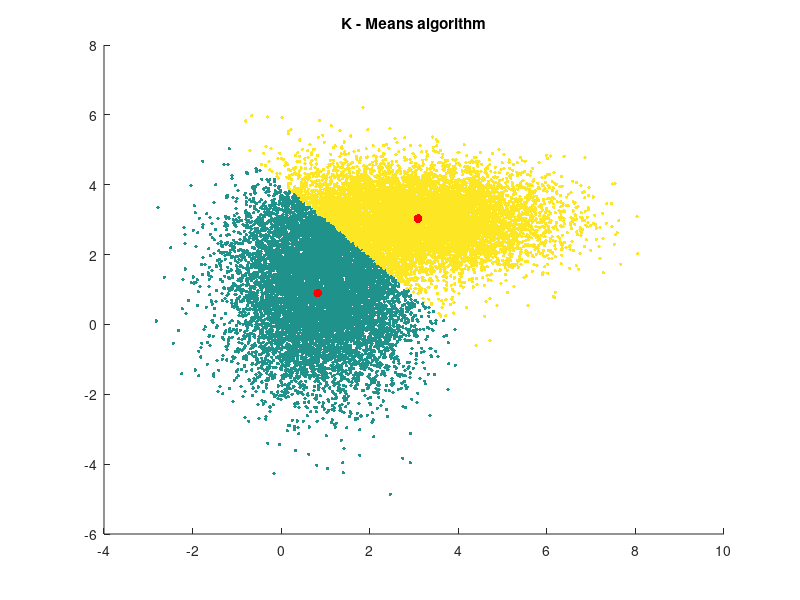

This figure's MATLAB source: (Note: this script raises an error after producing the figure.)
clc
clear all
close all
K=2;% number of clusters
N=20000;
%GMM parameters:
c1=0.5;
c2=0.5;

mu1 = [1 1];          % Mean of the 1st component
sigma1 = [1 0; 0 2]; % Covariance of the 1st component
mu2 = [3 3];        % Mean of the 2nd component
sigma2 = [2 0; 0 0.5];  % Covariance of the 2nd component
%%%% GMM 
r1 = mvnrnd(mu1,sigma1,N*c1);
r2 = mvnrnd(mu2,sigma2,N*c2);

X = [r1; r2];
%  scatter(X(:,1),X(:,2));
% z1=X(1,:);
% z2=X(1500,:);
z1=rand(1,2)*5;
z2=rand(1,2)*5;
t=[ones(N*c1,1); 2*ones(N*c2,1)];
z=[z1;z2];
%cluster dataset using nearest neightbor rule:
for iteration=1:12
    for i=1:N
        for j=1:K
            distance(i,j)=sqrt(sum((X(i,:) - z(j,:)) .^ 2));
        end
    end
    [argvalue, argmin] = min(distance');

    for i=1:K
       z(i,:)= mean(X(argmin==i,:));

    end
%    figure(1)
% scatter(X(:,1),X(:,2),[],argmin,'.');

errorRate = sum(t'~=argmin,2)/N;
errorRate = min(errorRate,1-errorRate);
figure(1)
clf
hold on
scatter(X(:,1),X(:,2),60,argmin,'.');
scatter(z(1,1),z(1,2),40,'r','filled');
scatter(z(2,1),z(2,2),40,'r','filled');
title('K - Means algorithm');
hold off
end
errorRate
%%%%%%%GMM EM alg%%%%%%%
c1_estimated=rand(1);
c2_estimated=1-c1_estimated;
mu1_estimated = rand(1,2)*5;          
sigma1_estimated = eye(2).*rand(2)*5;
mu2_estimated = rand(1,2)*5;       
sigma2_estimated =  eye(2).*rand(2)*5;
for i=1:15
    %E step
    alj=calculate_alj(N,X,c1_estimated,c2_estimated,sigma1_estimated,sigma2_estimated,mu1_estimated,mu2_estimated);
    %M step
    al=sum(alj,1);
    c1_estimated=al(1)/N;
    c2_estimated=al(2)/N;
    mu1_estimated=sum(alj(:,1).*X,1)/al(1);
    mu2_estimated=sum(alj(:,2).*X,1)/al(2);
    sigma1_estimated=(1/al(1))*diag(sum(alj(:,1).*((X-mu1_estimated).^2),1));
    sigma2_estimated=(1/al(2))*diag(sum(alj(:,2).*((X-mu2_estimated).^2),1));
    [~ ,class]= max(alj');
    
   

%plot results
errorRate=sum(t'~=class,2)/N;
errorRate=min(errorRate,1-errorRate);
figure(2)
clf
hold on
scatter(X(:,1),X(:,2),60,class,'.');
scatter(mu1_estimated(1,1),mu1_estimated(1,2),40,'r','filled');
scatter(mu2_estimated(1,1),mu2_estimated(1,2),40,'r','filled');
title('EM algorithm');

mu = [mu1_estimated;mu2_estimated];
sigma = cat(3,diag(sigma1_estimated)',diag(sigma2_estimated)'); % 1-by-2-by-2 array
gm = gmdistribution(mu,sigma);
gmPDF = @(x,y) arrayfun(@(x0,y0) pdf(gm,[x0 y0]),x,y);
fcontour(gmPDF,[-8 6])
hold off
end
errorRate=min(errorRate,1-errorRate)

function p = calculate_p(x,sigma,mu)
    p=(1/sqrt(2*pi))^2 *(det(sigma))^(-0.5) * exp(-0.5*(x-mu)*inv(sigma)*(x-mu)'); 
end
function alj=calculate_alj(N,X,c1_estimated,c2_estimated,sigma1_estimated,sigma2_estimated,mu1_estimated,mu2_estimated)
for i=1:N
    x=X(i,:);
    one = c1_estimated * calculate_p(x,sigma1_estimated,mu1_estimated);
    two= c2_estimated * calculate_p(x,sigma2_estimated,mu2_estimated);
    alj(i,1)=one/(one+two);
    alj(i,2)=two/(one+two);
end

end

 
